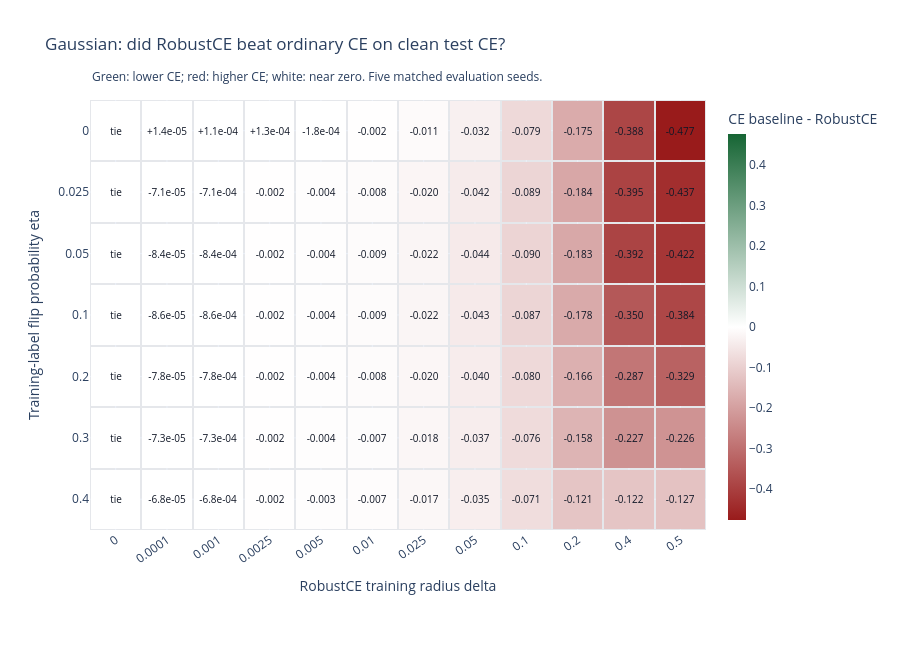

Here is the notebook cell this chart was saved with:
### Markdown cell above
## 6. Eta versus delta: red-white-green comparison grid

- **Green:** positive gain; RobustCE lowers ordinary clean test CE.
- **Red:** negative gain; RobustCE increases ordinary clean test CE.
- **White:** zero or very small absolute change. Numerical ties are mapped exactly to zero.
- **Saturation:** absolute gain magnitude on one symmetric linear scale centered at zero.
- **Missing:** a cell without all five valid paired seeds is left blank.

Every tested pair occupies an equal-size categorical bin. Cell labels and hover preserve the actual signed mean gain; hover also shows both losses, relative change, paired variation, seed wins, and selected learning rates.

The numerical win rule remains mean gain > 0.000001. Very small observed wins can look almost white because they are small on the common loss scale. The zero-delta control is white.

### Code cell
by_cell = {(r["eta"], r["delta"]): r for r in cell_records}
color_grid, text_grid, hover_grid = [], [], []
for eta in ETAS:
    colors, texts, details = [], [], []
    for delta in DELTAS:
        record = by_cell[(eta, delta)]
        if not record["complete"]:
            colors.append(None)
            texts.append("missing")
            details.append([eta, delta, None, None, None, None, None, None, None, None, None])
            continue
        gain = record["gain_mean"]
        # Keep zero and numerical ties white; use actual signed gains elsewhere.
        color_gain = 0.0 if abs(gain) <= WIN_ATOL else gain
        colors.append(color_gain)
        texts.append("tie" if abs(gain) <= WIN_ATOL else f"{gain:+.3f}" if abs(gain) >= 0.001 else f"{gain:+.1e}")
        details.append([
            eta, delta, record["baseline_test_ce_mean"], record["robust_test_ce_mean"],
            gain, record["relative_gain_percent"], record["gain_std"],
            record["seed_wins"], record["paired_seeds"], record["baseline_lr"], record["robust_lr"],
        ])
    color_grid.append(colors)
    text_grid.append(texts)
    hover_grid.append(details)

color_limit = max([abs(v) for row in color_grid for v in row if v is not None] + [WIN_ATOL])
colorscale = [
    [0.0, "#991b1b"],
    [0.5, "#ffffff"],
    [1.0, "#166534"],
]
fig = go.Figure(go.Heatmap(
    x=[f"{delta:g}" for delta in DELTAS],
    y=[f"{eta:g}" for eta in ETAS],
    z=color_grid, zmin=-color_limit, zmax=color_limit,
    colorscale=colorscale,
    text=text_grid, texttemplate="%{text}", textfont=dict(size=10, color="#111827"),
    customdata=hover_grid, xgap=2, ygap=2, hoverongaps=False,
    colorbar=dict(title="CE baseline - RobustCE", thickness=18),
    hovertemplate=(
        "eta=%{customdata[0]}<br>delta=%{customdata[1]}"
        "<br>Mean baseline test CE=%{customdata[2]:.8f}"
        "<br>Mean RobustCE test CE=%{customdata[3]:.8f}"
        "<br>Mean paired gain=%{customdata[4]:+.8f}"
        "<br>Relative CE reduction=%{customdata[5]:+.4f}%"
        "<br>Paired gain sample SD=%{customdata[6]:.8f}"
        "<br>Seed wins=%{customdata[7]}/%{customdata[8]}"
        "<br>Selected baseline lr=%{customdata[9]}"
        "<br>Selected RobustCE lr=%{customdata[10]}"
        "<extra></extra>"
    ),
))
fig.update_xaxes(title_text="RobustCE training radius delta", type="category", tickangle=-35, side="bottom")
fig.update_yaxes(title_text="Training-label flip probability eta", type="category", autorange="reversed")
fig.update_layout(
    title="Gaussian: did RobustCE beat ordinary CE on clean test CE?",
    height=650, margin=dict(l=90, r=180, t=100, b=120),
    plot_bgcolor="#e5e7eb",
    annotations=[dict(
        x=0, y=1.08, xref="paper", yref="paper", showarrow=False, xanchor="left",
        text="Green: lower CE; red: higher CE; white: near zero. Five matched evaluation seeds.",
    )],
)
fig.show(config={"displaylogo": False, "responsive": True})
fig.write_html(RUN_DIR / "eta_delta_heatmap.html", include_plotlyjs=True, full_html=True)

### Figure 1 — Plotly figure (JSON) as saved in the notebook; plotly's stock layout.template omitted (floating-point values rounded to 4 significant figures; data arrays with more than 128 entries replaced by an {"elided": "..."} marker saying what was removed)
{"data": [{"colorbar": {"thickness": 18, "title": {"text": "CE baseline - RobustCE"}}, "colorscale": [[0.0, "#991b1b"], [0.5, "#ffffff"], [1.0, "#166534"]], "customdata": {"elided": "7x12x11 float values"}, "hoverongaps": false, "hovertemplate": "eta=%{customdata[0]}<br>delta=%{customdata[1]}<br>Mean baseline test CE=%{customdata[2]:.8f}<br>Mean RobustCE test CE=%{customdata[3]:.8f}<br>Mean paired gain=%{customdata[4]:+.8f}<br>Relative CE reduction=%{customdata[5]:+.4f}%<br>Paired gain sample SD=%{customdata[6]:.8f}<br>Seed wins=%{customdata[7]}/%{customdata[8]}<br>Selected baseline lr=%{customdata[9]}<br>Selected RobustCE lr=%{customdata[10]}<extra></extra>", "text": [["tie", "+1.4e-05", "+1.1e-04", "+1.3e-04", "-1.8e-04", "-0.002", "-0.011", "-0.032", "-0.079", "-0.175", "-0.388", "-0.477"], ["tie", "-7.1e-05", "-7.1e-04", "-0.002", "-0.004", "-0.008", "-0.020", "-0.042", "-0.089", "-0.184", "-0.395", "-0.437"], ["tie", "-8.4e-05", "-8.4e-04", "-0.002", "-0.004", "-0.009", "-0.022", "-0.044", "-0.090", "-0.183", "-0.392", "-0.422"], ["tie", "-8.6e-05", "-8.6e-04", "-0.002", "-0.004", "-0.009", "-0.022", "-0.043", "-0.087", "-0.178", "-0.350", "-0.384"], ["tie", "-7.8e-05", "-7.8e-04", "-0.002", "-0.004", "-0.008", "-0.020", "-0.040", "-0.080", "-0.166", "-0.287", "-0.329"], ["tie", "-7.3e-05", "-7.3e-04", "-0.002", "-0.004", "-0.007", "-0.018", "-0.037", "-0.076", "-0.158", "-0.227", "-0.226"], ["tie", "-6.8e-05", "-6.8e-04", "-0.002", "-0.003", "-0.007", "-0.017", "-0.035", "-0.071", "-0.121", "-0.122", "-0.127"]], "textfont": {"color": "#111827", "size": 10}, "texttemplate": "%{text}", "type": "heatmap", "x": ["0", "0.0001", "0.001", "0.0025", "0.005", "0.01", "0.025", "0.05", "0.1", "0.2", "0.4", "0.5"], "xgap": 2, "y": ["0", "0.025", "0.05", "0.1", "0.2", "0.3", "0.4"], "ygap": 2, "z": [[0.0, 1.443e-05, 0.0001083, 0.0001282, -0.0001761, -0.001785, -0.01109, -0.03208, -0.07871, -0.1754, -0.3879, -0.4773], [0.0, -7.067e-05, -0.0007123, -0.001802, -0.003671, -0.007569, -0.02011, -0.04241, -0.08866, -0.1837, -0.3945, -0.4367], [0.0, -8.385e-05, -0.00084, -0.002105, -0.004228, -0.008518, -0.02164, -0.04401, -0.08954, -0.183, -0.392, -0.4218], [0.0, -8.565e-05, -0.0008566, -0.002142, -0.004287, -0.008583, -0.02152, -0.04321, -0.08705, -0.1776, -0.3498, -0.3844], [0.0, -7.845e-05, -0.0007848, -0.001963, -0.003927, -0.007862, -0.01972, -0.03966, -0.08034, -0.166, -0.2868, -0.3289], [0.0, -7.291e-05, -0.0007294, -0.001824, -0.003652, -0.007316, -0.01838, -0.03709, -0.07559, -0.158, -0.2275, -0.2259], [0.0, -6.825e-05, -0.0006829, -0.001708, -0.003419, -0.006849, -0.01722, -0.03471, -0.07057, -0.1214, -0.122, -0.1269]], "zmax": 0.4773, "zmin": -0.4773}], "layout": {"annotations": [{"showarrow": false, "text": "Green: lower CE; red: higher CE; white: near zero. Five matched evaluation seeds.", "x": 0, "xanchor": "left", "xref": "paper", "y": 1.08, "yref": "paper"}], "height": 650, "margin": {"b": 120, "l": 90, "r": 180, "t": 100}, "plot_bgcolor": "#e5e7eb", "title": {"text": "Gaussian: did RobustCE beat ordinary CE on clean test CE?"}, "xaxis": {"side": "bottom", "tickangle": -35, "title": {"text": "RobustCE training radius delta"}, "type": "category"}, "yaxis": {"autorange": "reversed", "title": {"text": "Training-label flip probability eta"}, "type": "category"}}}
